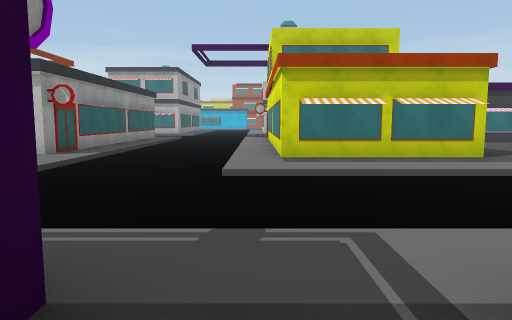
View 1 (above)

22 first-person views from a walk through a scene from a Unity 3-D project. The camera is 1.4 m above the floor, tilts 6° down and sees 70° across. The floor is counted in squares, 2 m on a side. Each view is taken from the middle of a square. On the plan, view 1 faces up. The plan holds only what a view shows up to about 11 squares ahead; the rest is blank. The place goes on beyond the plan. Some surface patterns are stand-ins.

View 2
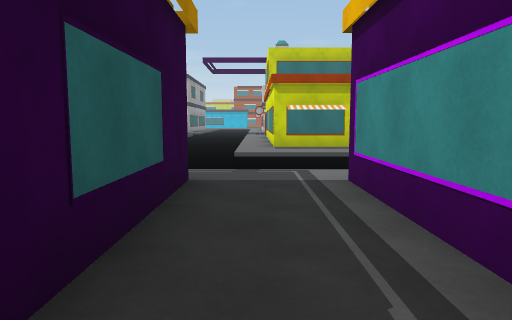

View 3
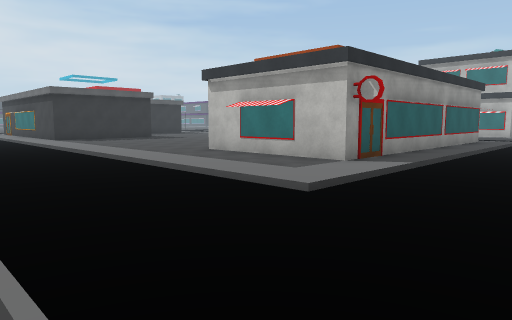

View 4
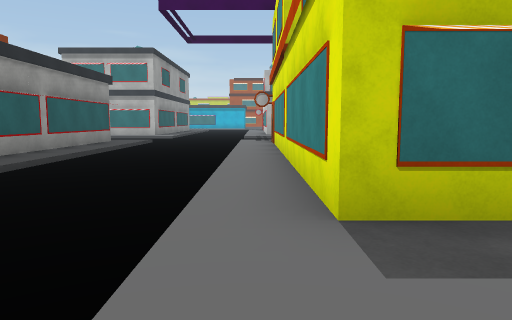

View 5
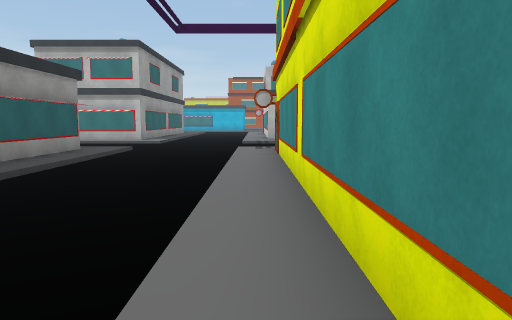

View 6
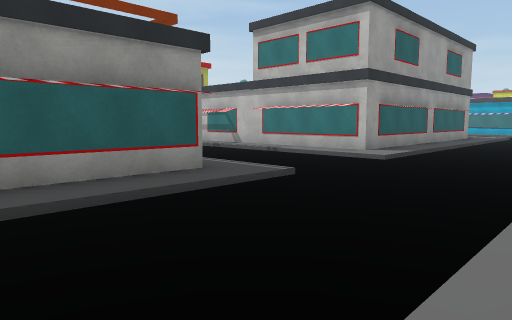

View 7
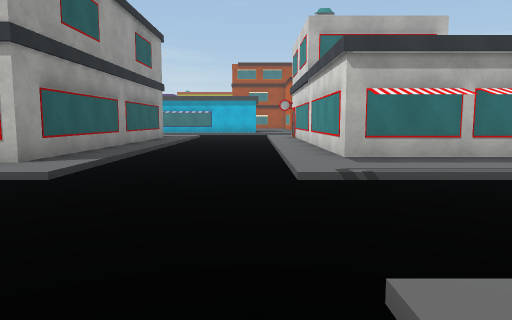

View 8
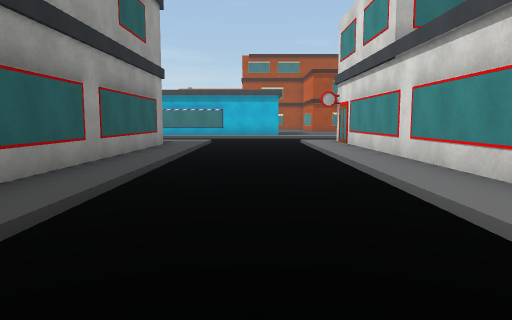

View 9
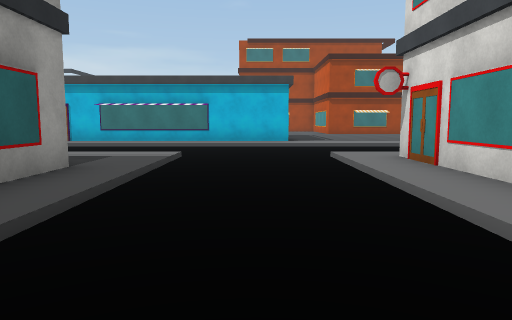

View 10
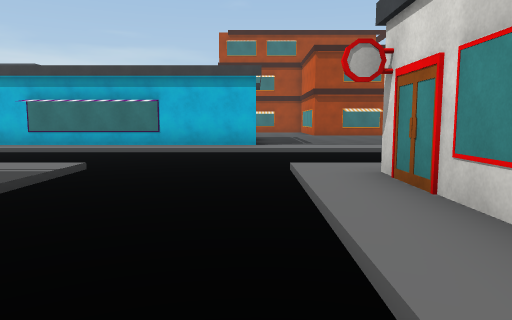

View 11
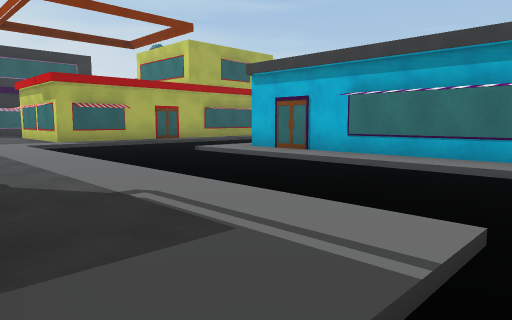

View 12
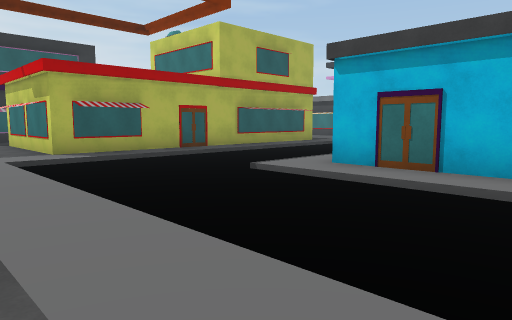

View 13
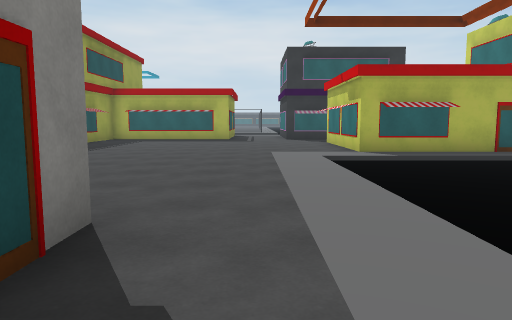

View 14
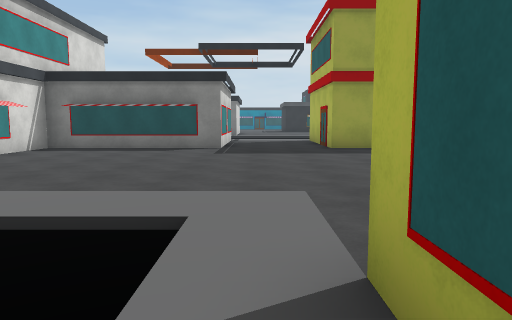

View 15
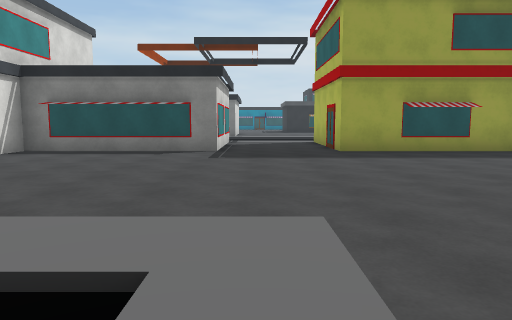

View 16
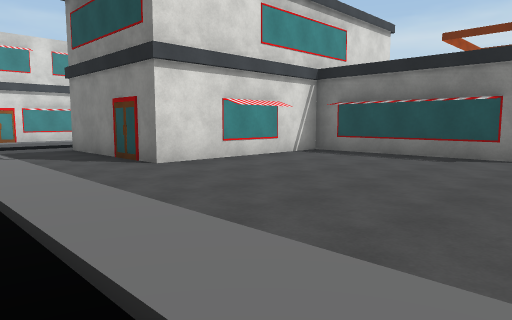

View 17
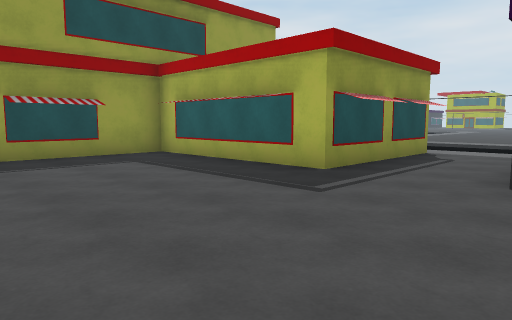

View 18
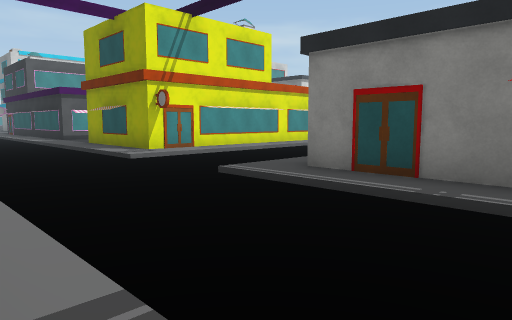

View 19
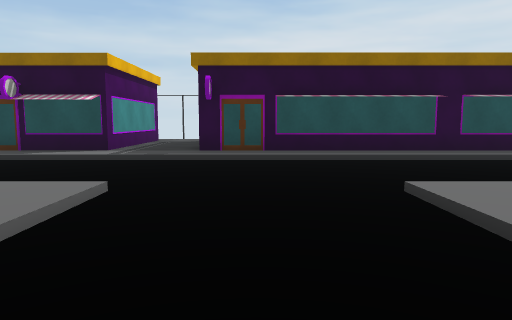

View 20
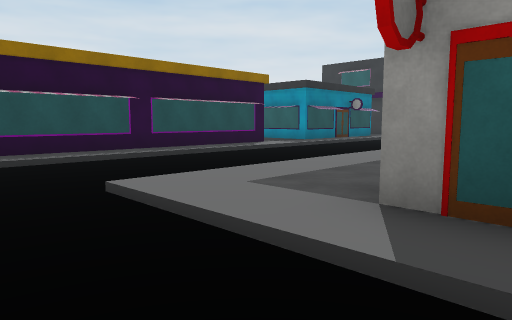

View 21
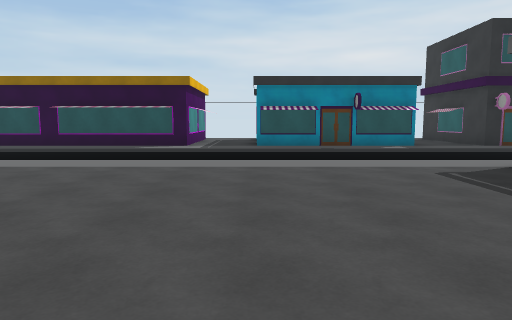

View 22
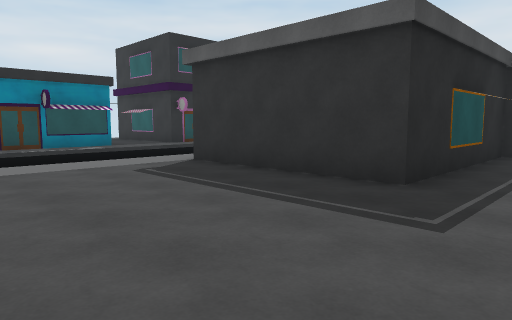

### Floor plan
Key: @ floor where view 1 was taken; # wall or solid block; . main floor; - floor 0.25 m lower than the main floor; B building.
Columns run from 24 left of view 1 to 3 right of it. Each row starts with its distance up from view 1.
 38          B.---          ...
 37          #.---B         ...
 36          #.---....BBB......
 35          #.----------------
 34       ####.---------------
 33      ......---------------
 32 .....................---..
 31 .....................---.B
 30 ####............BBBB.---.B
 29    #............B  B.---.B
 28    #............B  B.---.B
 27    #............B  B.---.B
 26    #............B  B.---.#
 25 BBBBBBBBB..#####B  B.---.#
 24         B..#    B  B.---.#
 23         B..#    B  B.---.#
 22                 B  B.---.###
 21                 .....---....
 20                 -----------
 19                 ------------
 18                  -----------
 17                  ....---....
 16                  ###B---.B##
 15                     B---.B
 14                     B---.B
 13                     B---.B
 12          ....       B---.B
 11     ..B.......      B---.#
 10    ######......    #B---.#
  9         #......    #.---.#
  8         #.......####.---.#
  7         #............---.###
  6    BBB  .............---....
  5         --------------------
  4       ---------------  ----
  3       ---------------------
  2      ..........BBB.BBB......
  1     BB..#####.##########.###
  0             B          #@B
 -1             B          #.B
 -2                        #.#
 -3                         .

Where each view was taken, in squares from view 1:
view 1: 0 up, 0 right, facing up
view 2: 3 down, 0 right, facing up
view 3: 2 up, 1 left, facing up-left
view 4: 5 up, 0 right, facing up
view 5: 7 up, 0 right, facing up
view 6: 13 up, 0 right, facing up-left
view 7: 16 up, 1 left, facing up
view 8: 20 up, 2 left, facing up
view 9: 25 up, 2 left, facing up
view 10: 27 up, 1 left, facing up
view 11: 30 up, 3 left, facing up-left
view 12: 31 up, 6 left, facing up-left
view 13: 31 up, 6 left, facing left
view 14: 35 up, 14 left, facing down
view 15: 34 up, 14 left, facing down
view 16: 33 up, 14 left, facing down-right
view 17: 33 up, 16 left, facing down-left
view 18: 21 up, 8 left, facing down-right
view 19: 9 up, 2 left, facing down
view 20: 9 up, 2 left, facing down-left
view 21: 12 up, 12 left, facing down
view 22: 12 up, 12 left, facing down-left
